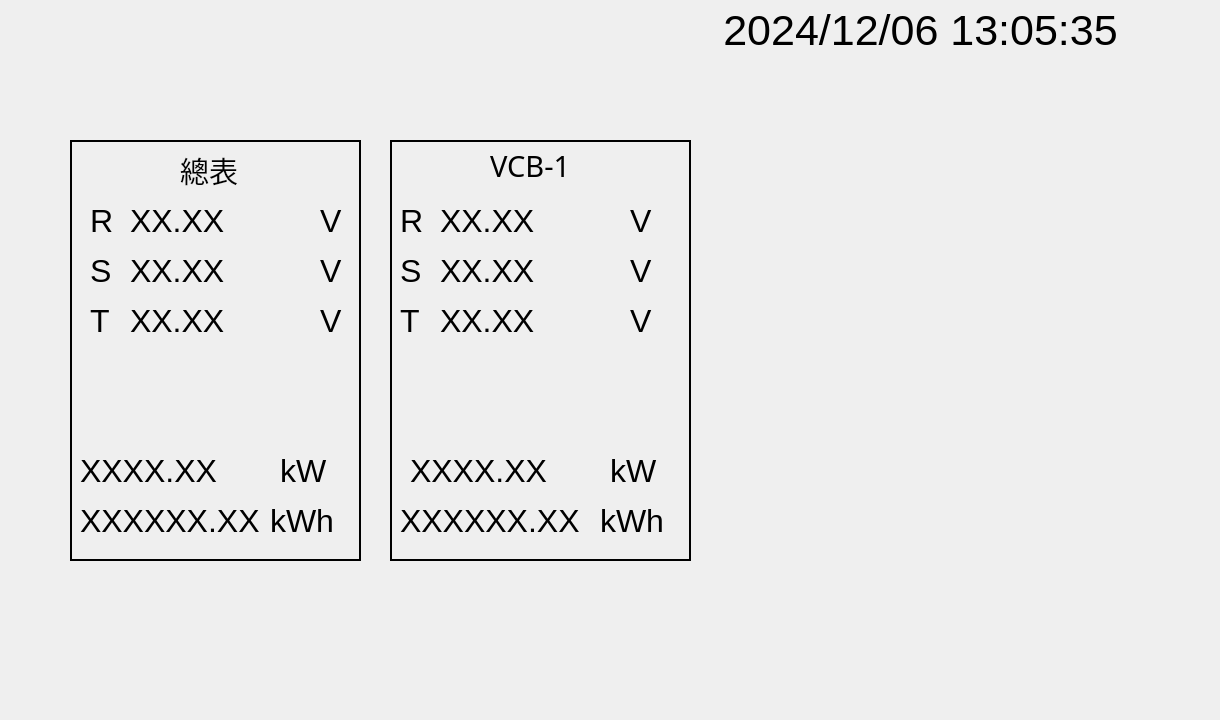
<?xml version="1.0" encoding="UTF-8"?>
<ui version="4.0">
 <class>MainWindow</class>
 <widget class="QMainWindow" name="MainWindow">
  <property name="windowModality">
   <enum>Qt::NonModal</enum>
  </property>
  <property name="geometry">
   <rect>
    <x>0</x>
    <y>0</y>
    <width>1220</width>
    <height>720</height>
   </rect>
  </property>
  <property name="sizePolicy">
   <sizepolicy hsizetype="Fixed" vsizetype="Fixed">
    <horstretch>0</horstretch>
    <verstretch>0</verstretch>
   </sizepolicy>
  </property>
  <property name="minimumSize">
   <size>
    <width>1220</width>
    <height>702</height>
   </size>
  </property>
  <property name="maximumSize">
   <size>
    <width>1920</width>
    <height>1080</height>
   </size>
  </property>
  <property name="baseSize">
   <size>
    <width>1920</width>
    <height>1080</height>
   </size>
  </property>
  <property name="windowTitle">
   <string>電力Dashboard</string>
  </property>
  <property name="styleSheet">
   <string notr="true"/>
  </property>
  <widget class="QWidget" name="centralwidget">
   <property name="font">
    <font>
     <family>Microsoft YaHei</family>
     <pointsize>14</pointsize>
    </font>
   </property>
   <property name="styleSheet">
    <string notr="true">QWidget#centralwidget
{
padding: 0px;
margin: 0px;
background-repeat: no-repeat;
background-position: center;
background-origin: content; 
}

QLabel {
background-color: rgba(0,0,0,0%);
qproperty-alignment: AlignCenter;
}</string>
   </property>
   <widget class="QLabel" name="CurrentTimeLabel">
    <property name="geometry">
     <rect>
      <x>710</x>
      <y>10</y>
      <width>421</width>
      <height>41</height>
     </rect>
    </property>
    <property name="font">
     <font>
      <family>Arial</family>
      <pointsize>32</pointsize>
     </font>
    </property>
    <property name="styleSheet">
     <string notr="true">color: rgb(0, 0, 0);</string>
    </property>
    <property name="text">
     <string>2024/12/06 13:05:35</string>
    </property>
    <property name="alignment">
     <set>Qt::AlignCenter</set>
    </property>
   </widget>
   <widget class="QFrame" name="frame">
    <property name="geometry">
     <rect>
      <x>70</x>
      <y>140</y>
      <width>291</width>
      <height>421</height>
     </rect>
    </property>
    <property name="styleSheet">
     <string notr="true">border: 2px solid #000000;</string>
    </property>
    <property name="frameShape">
     <enum>QFrame::StyledPanel</enum>
    </property>
    <property name="frameShadow">
     <enum>QFrame::Raised</enum>
    </property>
    <property name="lineWidth">
     <number>1</number>
    </property>
    <widget class="QLabel" name="label">
     <property name="geometry">
      <rect>
       <x>110</x>
       <y>10</y>
       <width>61</width>
       <height>41</height>
      </rect>
     </property>
     <property name="font">
      <font>
       <family>微軟正黑體</family>
       <pointsize>22</pointsize>
      </font>
     </property>
     <property name="styleSheet">
      <string notr="true">border: 0px;
text-align: center;</string>
     </property>
     <property name="text">
      <string>總表</string>
     </property>
    </widget>
    <widget class="QLabel" name="TrV">
     <property name="geometry">
      <rect>
       <x>60</x>
       <y>60</y>
       <width>181</width>
       <height>41</height>
      </rect>
     </property>
     <property name="font">
      <font>
       <family>Arial</family>
       <pointsize>24</pointsize>
      </font>
     </property>
     <property name="styleSheet">
      <string notr="true">border:0;</string>
     </property>
     <property name="text">
      <string>XX.XX</string>
     </property>
    </widget>
    <widget class="QLabel" name="TsV">
     <property name="geometry">
      <rect>
       <x>60</x>
       <y>110</y>
       <width>181</width>
       <height>41</height>
      </rect>
     </property>
     <property name="font">
      <font>
       <family>Arial</family>
       <pointsize>24</pointsize>
      </font>
     </property>
     <property name="styleSheet">
      <string notr="true">border:0;</string>
     </property>
     <property name="text">
      <string>XX.XX</string>
     </property>
    </widget>
    <widget class="QLabel" name="TtV">
     <property name="geometry">
      <rect>
       <x>60</x>
       <y>160</y>
       <width>181</width>
       <height>41</height>
      </rect>
     </property>
     <property name="font">
      <font>
       <family>Arial</family>
       <pointsize>24</pointsize>
      </font>
     </property>
     <property name="styleSheet">
      <string notr="true">border:0px;</string>
     </property>
     <property name="text">
      <string>XX.XX</string>
     </property>
    </widget>
    <widget class="QLabel" name="VUnit1">
     <property name="geometry">
      <rect>
       <x>250</x>
       <y>60</y>
       <width>31</width>
       <height>41</height>
      </rect>
     </property>
     <property name="font">
      <font>
       <family>Arial</family>
       <pointsize>24</pointsize>
      </font>
     </property>
     <property name="styleSheet">
      <string notr="true">border:0px;</string>
     </property>
     <property name="text">
      <string>V</string>
     </property>
    </widget>
    <widget class="QLabel" name="VUnit2">
     <property name="geometry">
      <rect>
       <x>250</x>
       <y>110</y>
       <width>31</width>
       <height>41</height>
      </rect>
     </property>
     <property name="font">
      <font>
       <family>Arial</family>
       <pointsize>24</pointsize>
      </font>
     </property>
     <property name="styleSheet">
      <string notr="true">border:0px;</string>
     </property>
     <property name="text">
      <string>V</string>
     </property>
    </widget>
    <widget class="QLabel" name="VUnit3">
     <property name="geometry">
      <rect>
       <x>250</x>
       <y>160</y>
       <width>31</width>
       <height>41</height>
      </rect>
     </property>
     <property name="font">
      <font>
       <family>Arial</family>
       <pointsize>24</pointsize>
      </font>
     </property>
     <property name="styleSheet">
      <string notr="true">border:0px;</string>
     </property>
     <property name="text">
      <string>V</string>
     </property>
    </widget>
    <widget class="QLabel" name="TrLabel">
     <property name="geometry">
      <rect>
       <x>20</x>
       <y>60</y>
       <width>31</width>
       <height>41</height>
      </rect>
     </property>
     <property name="font">
      <font>
       <family>Arial</family>
       <pointsize>24</pointsize>
      </font>
     </property>
     <property name="styleSheet">
      <string notr="true">border:0px;</string>
     </property>
     <property name="text">
      <string>R</string>
     </property>
    </widget>
    <widget class="QLabel" name="TsLabel">
     <property name="geometry">
      <rect>
       <x>20</x>
       <y>110</y>
       <width>31</width>
       <height>41</height>
      </rect>
     </property>
     <property name="font">
      <font>
       <family>Arial</family>
       <pointsize>24</pointsize>
      </font>
     </property>
     <property name="styleSheet">
      <string notr="true">border:0;</string>
     </property>
     <property name="text">
      <string>S</string>
     </property>
    </widget>
    <widget class="QLabel" name="TtLabel">
     <property name="geometry">
      <rect>
       <x>20</x>
       <y>160</y>
       <width>31</width>
       <height>41</height>
      </rect>
     </property>
     <property name="font">
      <font>
       <family>Arial</family>
       <pointsize>24</pointsize>
      </font>
     </property>
     <property name="styleSheet">
      <string notr="true">border:0px;</string>
     </property>
     <property name="text">
      <string>T</string>
     </property>
    </widget>
    <widget class="QLabel" name="AllCarbon_2">
     <property name="geometry">
      <rect>
       <x>10</x>
       <y>360</y>
       <width>181</width>
       <height>41</height>
      </rect>
     </property>
     <property name="font">
      <font>
       <family>Arial</family>
       <pointsize>24</pointsize>
      </font>
     </property>
     <property name="styleSheet">
      <string notr="true">border:0px;</string>
     </property>
     <property name="text">
      <string>XXXXXX.XX</string>
     </property>
    </widget>
    <widget class="QLabel" name="AllCarbon_3">
     <property name="geometry">
      <rect>
       <x>10</x>
       <y>310</y>
       <width>181</width>
       <height>41</height>
      </rect>
     </property>
     <property name="font">
      <font>
       <family>Arial</family>
       <pointsize>24</pointsize>
      </font>
     </property>
     <property name="styleSheet">
      <string notr="true">border:0px;</string>
     </property>
     <property name="text">
      <string>XXXX.XX</string>
     </property>
    </widget>
    <widget class="QLabel" name="kWUnit1">
     <property name="geometry">
      <rect>
       <x>210</x>
       <y>310</y>
       <width>71</width>
       <height>41</height>
      </rect>
     </property>
     <property name="font">
      <font>
       <family>Arial</family>
       <pointsize>24</pointsize>
      </font>
     </property>
     <property name="styleSheet">
      <string notr="true">border:0</string>
     </property>
     <property name="text">
      <string>kW</string>
     </property>
    </widget>
    <widget class="QLabel" name="kWhUnit1">
     <property name="geometry">
      <rect>
       <x>200</x>
       <y>360</y>
       <width>81</width>
       <height>41</height>
      </rect>
     </property>
     <property name="font">
      <font>
       <family>Arial</family>
       <pointsize>24</pointsize>
      </font>
     </property>
     <property name="styleSheet">
      <string notr="true">border:0;</string>
     </property>
     <property name="text">
      <string>kWh</string>
     </property>
    </widget>
   </widget>
   <widget class="QFrame" name="frame_2">
    <property name="geometry">
     <rect>
      <x>390</x>
      <y>140</y>
      <width>301</width>
      <height>421</height>
     </rect>
    </property>
    <property name="styleSheet">
     <string notr="true">border: 2px solid #000000;</string>
    </property>
    <property name="frameShape">
     <enum>QFrame::StyledPanel</enum>
    </property>
    <property name="frameShadow">
     <enum>QFrame::Raised</enum>
    </property>
    <widget class="QLabel" name="label_2">
     <property name="geometry">
      <rect>
       <x>100</x>
       <y>10</y>
       <width>91</width>
       <height>31</height>
      </rect>
     </property>
     <property name="font">
      <font>
       <family>微軟正黑體</family>
       <pointsize>22</pointsize>
      </font>
     </property>
     <property name="styleSheet">
      <string notr="true">border: 0px;
text-align: center;</string>
     </property>
     <property name="text">
      <string>VCB-1</string>
     </property>
    </widget>
    <widget class="QLabel" name="VtV">
     <property name="geometry">
      <rect>
       <x>50</x>
       <y>160</y>
       <width>181</width>
       <height>41</height>
      </rect>
     </property>
     <property name="font">
      <font>
       <family>Arial</family>
       <pointsize>24</pointsize>
      </font>
     </property>
     <property name="styleSheet">
      <string notr="true">border:0px;</string>
     </property>
     <property name="text">
      <string>XX.XX</string>
     </property>
    </widget>
    <widget class="QLabel" name="VUnit4">
     <property name="geometry">
      <rect>
       <x>240</x>
       <y>60</y>
       <width>31</width>
       <height>41</height>
      </rect>
     </property>
     <property name="font">
      <font>
       <family>Arial</family>
       <pointsize>24</pointsize>
      </font>
     </property>
     <property name="styleSheet">
      <string notr="true">border:0px;</string>
     </property>
     <property name="text">
      <string>V</string>
     </property>
    </widget>
    <widget class="QLabel" name="VsLabel">
     <property name="geometry">
      <rect>
       <x>10</x>
       <y>110</y>
       <width>31</width>
       <height>41</height>
      </rect>
     </property>
     <property name="font">
      <font>
       <family>Arial</family>
       <pointsize>24</pointsize>
      </font>
     </property>
     <property name="styleSheet">
      <string notr="true">border:0;</string>
     </property>
     <property name="text">
      <string>S</string>
     </property>
    </widget>
    <widget class="QLabel" name="VUnit5">
     <property name="geometry">
      <rect>
       <x>240</x>
       <y>110</y>
       <width>31</width>
       <height>41</height>
      </rect>
     </property>
     <property name="font">
      <font>
       <family>Arial</family>
       <pointsize>24</pointsize>
      </font>
     </property>
     <property name="styleSheet">
      <string notr="true">border:0px;</string>
     </property>
     <property name="text">
      <string>V</string>
     </property>
    </widget>
    <widget class="QLabel" name="VrLabel">
     <property name="geometry">
      <rect>
       <x>10</x>
       <y>60</y>
       <width>31</width>
       <height>41</height>
      </rect>
     </property>
     <property name="font">
      <font>
       <family>Arial</family>
       <pointsize>24</pointsize>
      </font>
     </property>
     <property name="styleSheet">
      <string notr="true">border:0px;</string>
     </property>
     <property name="text">
      <string>R</string>
     </property>
    </widget>
    <widget class="QLabel" name="VrV">
     <property name="geometry">
      <rect>
       <x>50</x>
       <y>60</y>
       <width>181</width>
       <height>41</height>
      </rect>
     </property>
     <property name="font">
      <font>
       <family>Arial</family>
       <pointsize>24</pointsize>
      </font>
     </property>
     <property name="styleSheet">
      <string notr="true">border:0;</string>
     </property>
     <property name="text">
      <string>XX.XX</string>
     </property>
    </widget>
    <widget class="QLabel" name="VUnit6">
     <property name="geometry">
      <rect>
       <x>240</x>
       <y>160</y>
       <width>31</width>
       <height>41</height>
      </rect>
     </property>
     <property name="font">
      <font>
       <family>Arial</family>
       <pointsize>24</pointsize>
      </font>
     </property>
     <property name="styleSheet">
      <string notr="true">border:0px;</string>
     </property>
     <property name="text">
      <string>V</string>
     </property>
    </widget>
    <widget class="QLabel" name="VtLabel">
     <property name="geometry">
      <rect>
       <x>10</x>
       <y>160</y>
       <width>31</width>
       <height>41</height>
      </rect>
     </property>
     <property name="font">
      <font>
       <family>Arial</family>
       <pointsize>24</pointsize>
      </font>
     </property>
     <property name="styleSheet">
      <string notr="true">border:0px;</string>
     </property>
     <property name="text">
      <string>T</string>
     </property>
    </widget>
    <widget class="QLabel" name="VsV">
     <property name="geometry">
      <rect>
       <x>50</x>
       <y>110</y>
       <width>181</width>
       <height>41</height>
      </rect>
     </property>
     <property name="font">
      <font>
       <family>Arial</family>
       <pointsize>24</pointsize>
      </font>
     </property>
     <property name="styleSheet">
      <string notr="true">border:0;</string>
     </property>
     <property name="text">
      <string>XX.XX</string>
     </property>
    </widget>
    <widget class="QLabel" name="VCB_1_kW">
     <property name="geometry">
      <rect>
       <x>20</x>
       <y>310</y>
       <width>181</width>
       <height>41</height>
      </rect>
     </property>
     <property name="font">
      <font>
       <family>Arial</family>
       <pointsize>24</pointsize>
      </font>
     </property>
     <property name="styleSheet">
      <string notr="true">border:0;</string>
     </property>
     <property name="text">
      <string>XXXX.XX</string>
     </property>
    </widget>
    <widget class="QLabel" name="kWUnit2">
     <property name="geometry">
      <rect>
       <x>220</x>
       <y>310</y>
       <width>71</width>
       <height>41</height>
      </rect>
     </property>
     <property name="font">
      <font>
       <family>Arial</family>
       <pointsize>24</pointsize>
      </font>
     </property>
     <property name="styleSheet">
      <string notr="true">border:0;</string>
     </property>
     <property name="text">
      <string>kW</string>
     </property>
    </widget>
    <widget class="QLabel" name="VCB_1_KWH">
     <property name="geometry">
      <rect>
       <x>10</x>
       <y>360</y>
       <width>191</width>
       <height>41</height>
      </rect>
     </property>
     <property name="font">
      <font>
       <family>Arial</family>
       <pointsize>24</pointsize>
      </font>
     </property>
     <property name="styleSheet">
      <string notr="true">border:0;</string>
     </property>
     <property name="text">
      <string>XXXXXX.XX</string>
     </property>
    </widget>
    <widget class="QLabel" name="kWhUnit2">
     <property name="geometry">
      <rect>
       <x>210</x>
       <y>360</y>
       <width>81</width>
       <height>41</height>
      </rect>
     </property>
     <property name="font">
      <font>
       <family>Arial</family>
       <pointsize>24</pointsize>
      </font>
     </property>
     <property name="styleSheet">
      <string notr="true">border:0px;</string>
     </property>
     <property name="text">
      <string>kWh</string>
     </property>
    </widget>
   </widget>
  </widget>
 </widget>
 <resources/>
 <connections/>
</ui>
